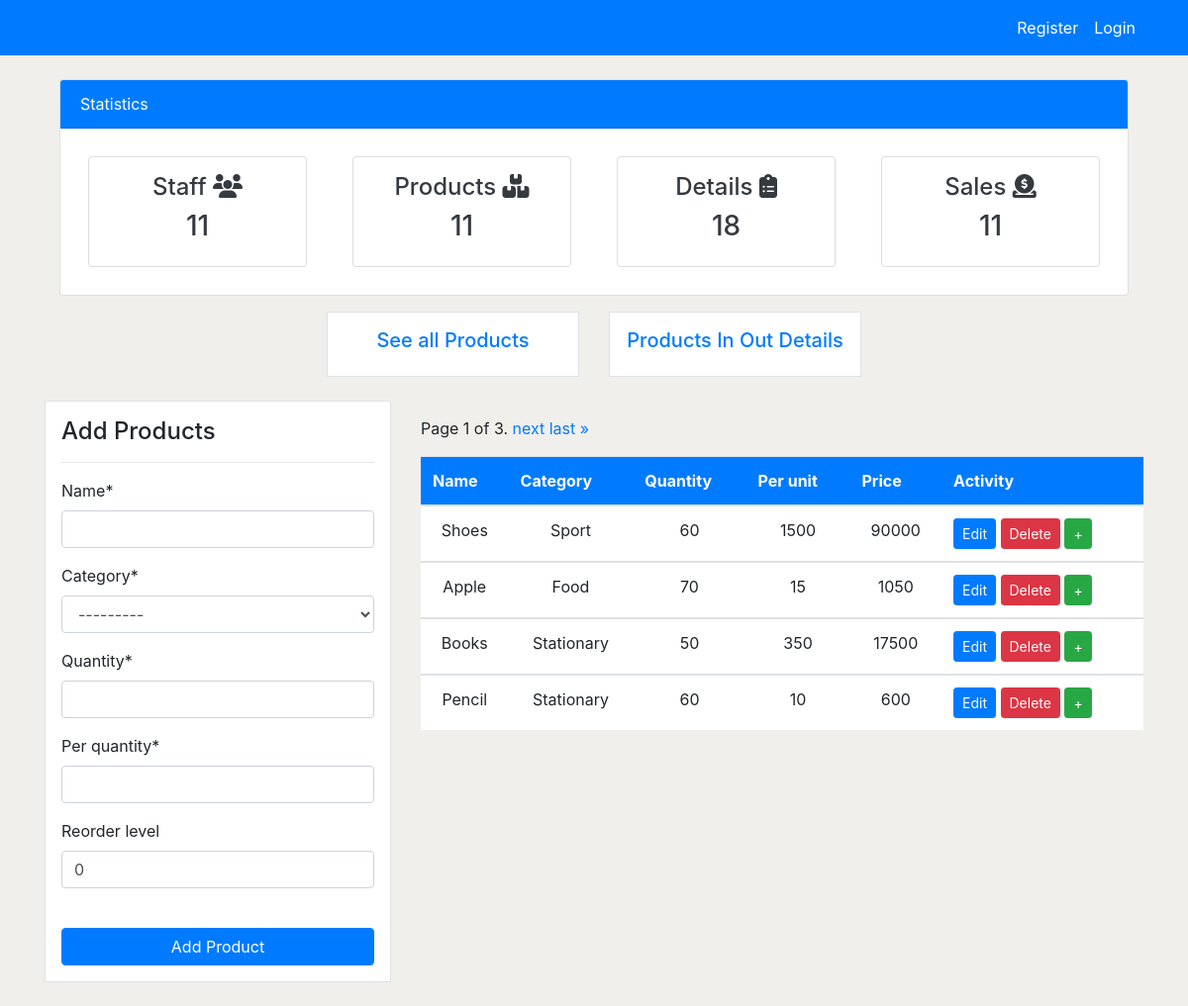
/products/, run on an earlier commit of the app's database.
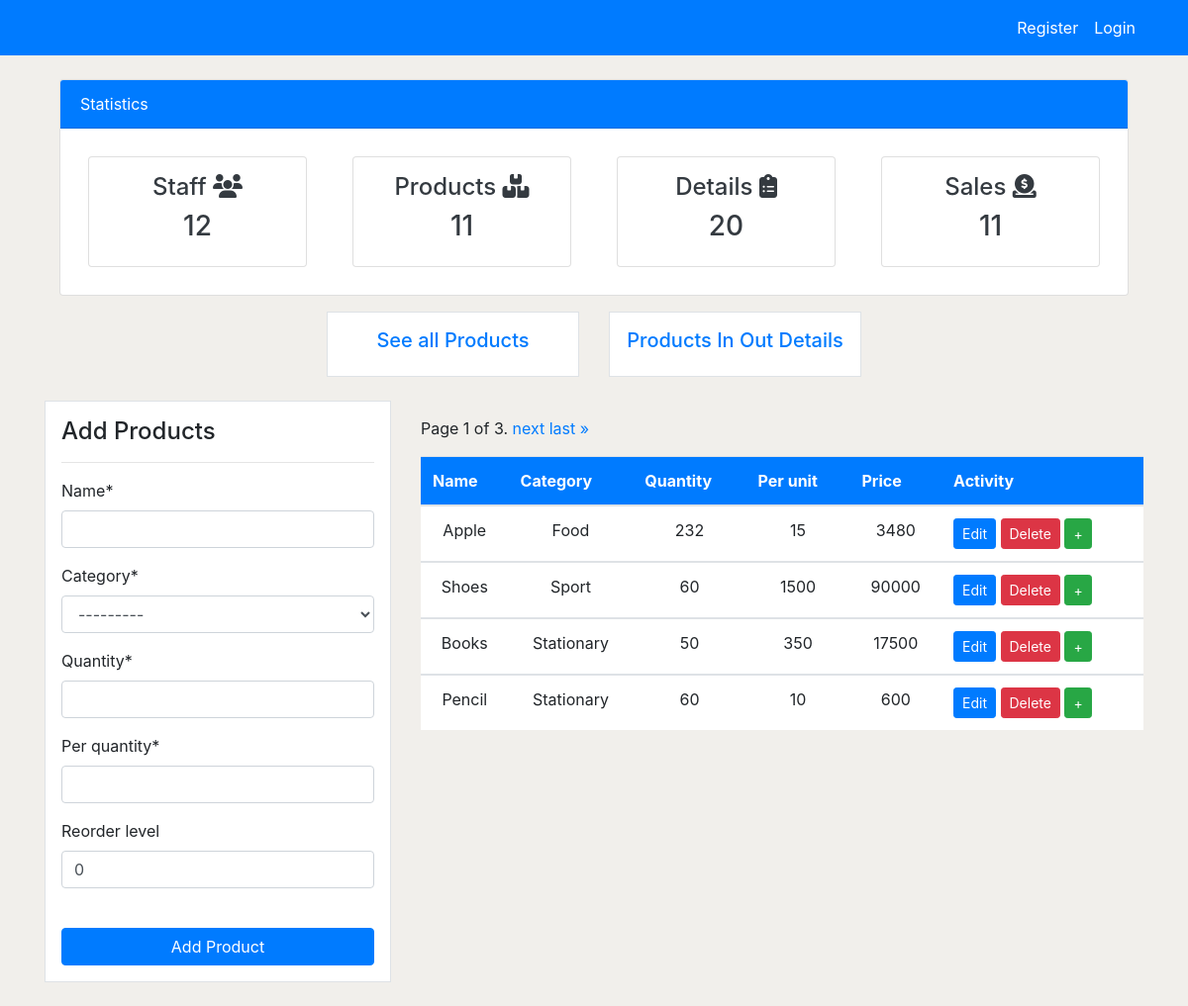
And on a later commit of the database.
### application/models.py (models this page shows, shortened)
class Product(models.Model):
    name = models.CharField(max_length=200, null=True)
    category = models.CharField(max_length=100, choices=CATEGORY)
    quantity = models.PositiveIntegerField(null=True)
    per_quantity = models.PositiveIntegerField(null=True)
    reorder_level = models.PositiveIntegerField(default=0, null=True, blank=True)
    product_in = models.PositiveIntegerField(default=0, null=True, blank=True)
    product_out = models.PositiveIntegerField(default=0, null=True, blank=True)
    total_sales = models.PositiveIntegerField(default=0, null=True, blank=True)
    class Meta:
        verbose_name_plural = 'Product'
    def total_price(self):
        return self.quantity * self.per_quantity

### application/views.py (the view)
# urls.py: path('products/', views.products, name='products'),
def products(request):
    product = Product.objects.all().order_by('-product_out')
    products_count = product.count()
    workers_count = User.objects.all().count()
    orders_count = Order.objects.all().count()
    product_sales_count = Product.objects.count()
    paginator = Paginator(product, 4)
    page_number = request.GET.get('page')
    page_obj = paginator.get_page(page_number)
    if request.method == 'POST':
        form = ProductForm(request.POST)
        if form.is_valid():
            form.save()
            name = form.cleaned_data.get('name')
            print("Successfully created product ", name)
            messages.success(request, f"Successfully added product {name}")
            return redirect('products')
    else:
        form = ProductForm()
    context = {
        'product': product,
        'form': form,
        'page_obj': page_obj,
        'products_count': products_count,
        'workers_count': workers_count,
        'orders_count': orders_count,
        'product_sales_count': product_sales_count,
    }
    return render(request, 'application/products.html', context)

### application/forms.py (shortened to what this page needs)
class ProductForm(forms.ModelForm):
    class Meta:
        model = Product
        fields = ['name', 'category', 'quantity', 'per_quantity', 'reorder_level']

### templates/application/products.html (shortened to what the changed rows need)
{% extends 'partial/base.html' %}
{% load crispy_forms_tags %}
{% block content %}
{% include 'partial/cards.html' %}
<div class="container">
    <div class="row my-4">
        <div class="col-md-8">
            <table class="table bg-white">
                <thead class="bg-primary">
                    <tr class="text-white">
                        <th scope="col">Name</th>
                        <th scope="col">Category</th>
                        <th scope="col">Quantity</th>
                        <th scope="col">Per unit</th>
                        <th scope="col">Price</th>
                        <th scope="col">Activity</th>
                    </tr>
                </thead>
                <tbody>
                    {% for p in page_obj%}
                    {% if p.quantity <= p.reorder_level %}
                    <tr>
                        <td class="text-center">{{p.name}}</td>
                        <td class="text-center">{{p.category}}</td>
                        <td class="bg-warning text-center">{{p.quantity}}</td>
                        <td class="text-center">{{p.per_quantity}}</td>
                        <td class="text-center">{{p.total_price}}</td>
                        <td>
                            <a class="btn btn-primary btn-sm" href="{% url 'product_update' p.id %}">Edit</a>
                            <a class="btn btn-danger btn-sm" href="{% url 'product_delete' p.id %}">Delete</a>
                            <a class="btn btn-success btn-sm" href="{% url 'product_quantity_update' p.id %}">+</a>
                        </td>
                        <!-- <td class="text-center">{{p.product_in}}</td>
                        <td class="text-center">{{p.product_out}}</td> -->
                    </tr>
                    {% else %}
                    <tr>
                        <td class="text-center">{{p.name}}</td>
                        <td class="text-center">{{p.category}}</td>
                        <td class="text-center">{{p.quantity}}</td>
                        <td class="text-center">{{p.per_quantity}}</td>
                        <td class="text-center">{{p.total_price}}</td>
                        <td>
                            <a class="btn btn-primary btn-sm" href="{% url 'product_update' p.id %}">Edit</a>
                            <a class="btn btn-danger btn-sm" href="{% url 'product_delete' p.id %}">Delete</a>
                            <a class="btn btn-success btn-sm" href="{% url 'product_quantity_update' p.id %}">+</a>
                        </td>
                    </tr>
                </tbody>
                {% endif %}
                {% endfor %}
            </table>
        </div>
    </div>
</div>
{% endblock %}

What changed in the data, as far as the page shows it:
changed Product "Apple": quantity "70" → "232"; total_price "1050" → "3480"; moves up the list
Also different on the page:
{{ workers_count }}: "11" → "12"
{{ orders_count }}: "18" → "20"
